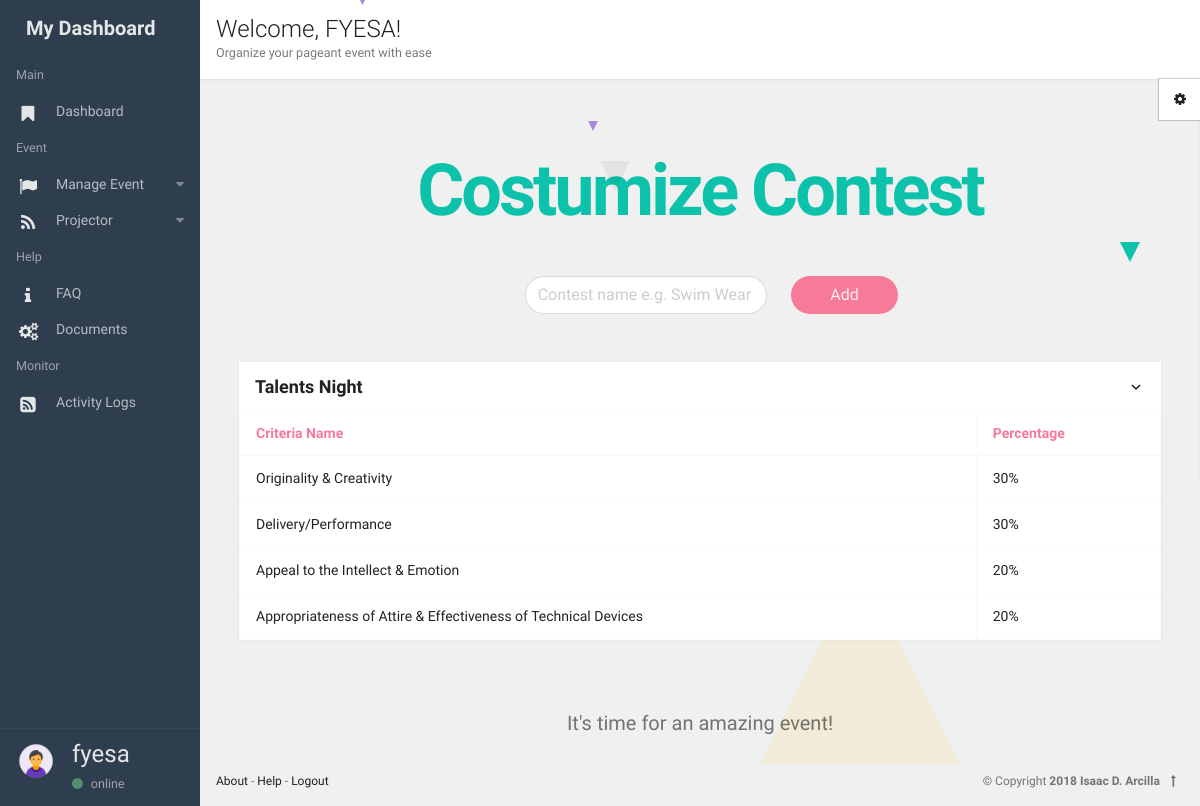
/start/organizer_contest.php?sponsor_id=12&username=fyesa&event_id=42 (signed in), run on the app's committed database.
### tables this page shows
CREATE TABLE `sponsor_organizer` (
  `sponsor_id` int(15) NOT NULL,
  `sponsor_name` varchar(50) NOT NULL,
  `in_charge` varchar(50) NOT NULL,
  `position` varchar(50) NOT NULL,
  `established` varchar(20) NOT NULL,
  `email` varchar(50) NOT NULL,
  `phone_number` varchar(50) NOT NULL,
  `username` varchar(50) NOT NULL,
  `password` varchar(100) NOT NULL,
  `registered_by` int(11) NOT NULL,
  `pass_unhash` varchar(50) NOT NULL
);

CREATE TABLE `contest` (
  `contest_id` int(11) NOT NULL,
  `contest_name` varchar(40) NOT NULL,
  `event_id` int(11) NOT NULL,
  `added_by_sponsor` int(11) NOT NULL,
  `start` int(11) NOT NULL,
  `top` int(11) NOT NULL
);

CREATE TABLE `criteria_of_judging` (
  `criteria_id` int(1) NOT NULL,
  `criterias` varchar(80) NOT NULL,
  `event_id` int(11) NOT NULL,
  `added_by_sponsor` int(11) NOT NULL
);

### start/organizer_contest.php (the view, shortened to what this page needs)
<?php
  include("config.php");
    $connection = mysqli_connect($db_host,$db_user,$db_pass,$db_name) or die("Could not connect to database");
    mysqli_select_db($connection,$db_name);
$sponsor_id = $_GET['sponsor_id'];
$username = $_GET['username'];
$event_id = $_GET['event_id'];
 $querSponsorName = "SELECT sponsor_name
                            FROM sponsor_organizer
                                WHERE sponsor_id=$sponsor_id";
    $resSponsorName= mysqli_query($connection, $querSponsorName);
    $rowSponsorName = mysqli_fetch_assoc($resSponsorName);
              $querContest = "SELECT *
                        FROM contest
                            WHERE event_id = $event_id";
              $resContest = mysqli_query($connection, $querContest);
  ?>
<!DOCTYPE html>
<html lang="en">
<head>
  <link rel="stylesheet" href="../assets/animate.css/animate.min.css" type="text/css" />
  <link rel="stylesheet" href="../assets/glyphicons/glyphicons.css" type="text/css" />
  <link rel="stylesheet" href="../assets/font-awesome/css/font-awesome.min.css" type="text/css" />
  <link rel="stylesheet" href="../assets/material-design-icons/material-design-icons.css" type="text/css" />
  <link rel="stylesheet" href="../assets/bootstrap/dist/css/bootstrap.min.css" type="text/css" />
  <link rel="stylesheet" href="../assets/styles/app.css" type="text/css" />
  <link rel="stylesheet" href="../assets/styles/font.css" type="text/css" />
</head>
<body>
  <div class="app" id="app">
  <div id="aside" class="app-aside modal fade nav-dropdown">
    <div class="left navside dark dk" layout="column">
      <div class="navbar no-radius">
        <a class="navbar-brand">
          <span class="hidden-folded inline">My Dashboard</span>
        </a>
      </div>
      <div flex class="hide-scroll">
          <nav class="scroll nav-light">
              <ul class="nav" ui-nav>
                <li class="nav-header hidden-folded">
                  <small class="text-muted">Main</small>
                </li>
                <li>
                  <a href="organizer.php?username=<?php echo $username ?>&sponsor_id=<?php echo $sponsor_id ?>&event_id=<?php echo($event_id) ?>" >
                    <span class="nav-icon">
                      <i class="material-icons">
                        <span class="fa fa-bookmark"></span>
                      </i>
                    </span>
                    <span class="nav-text">Dashboard</span>
                  </a>
                </li>
                <li class="nav-header hidden-folded">
                  <small class="text-muted">Event</small>
                </li>
                <li>
                  <a>
                    <span class="nav-caret">
                      <i class="fa fa-caret-down"></i>
                    </span>
                    <span class="nav-icon">
                      <i class="material-icons">
                        <span class="fa fa-flag"></span>
                      </i>
                    </span>
                    <span class="nav-text active">Manage Event</span>
                  </a>
                </li>
                <li>
                  <a>
                    <span class="nav-caret">
                      <i class="fa fa-caret-down"></i>
                    </span>
                    <span class="nav-icon">
                      <i class="material-icons">
                        <span class="fa fa-rss"></span>
                      </i>
                    </span>
                    <span class="nav-text">Projector</span>
                  </a>
                </li>
                <li class="nav-header hidden-folded">
                  <small class="text-muted">Help</small>
                </li>
                    <li>
                      <a href="faq.php" >
                                         <span class="nav-icon">
                      <i class="material-icons">
                        <span class="fa fa-info"></span>
                      </i>
                    </span>
                        <span class="nav-text">FAQ</span>
                      </a>
                    </li>
                <li class="hidden-folded" >
                  <a href="docs.html" >
                                     <span class="nav-icon">
                      <i class="material-icons">
                        <span class="fa fa-cogs"></span>
                      </i>
                    </span>
                    <span class="nav-text">Documents</span>
                  </a>
                </li>
                <li class="nav-header hidden-folded">
                  <small class="text-muted">Monitor</small>
                </li>
                    <li>
                      <a href="faq.php" >
                                         <span class="nav-icon">
                      <i class="material-icons">
                        <span class="fa fa-rss-square"></span>
                      </i>
                    </span>
                        <span class="nav-text">Activity Logs</span>
                      </a>
                    </li>
              </ul>
          </nav>
      </div>
      <div flex-no-shrink class="b-t">
        <div class="nav-fold">
          <a href="">
              <span class="pull-left">
                <img src="assets/avatar.png" alt="..." class="w-40 img-circle">
              </span>
              <span class="clear hidden-folded p-x">
                <span class="block _700">
         <h4> <?php
          echo $username;
          ?>
          </h4>
          </span>
                <small class="block text-muted"><i class="fa fa-circle text-success m-r-sm"></i>online</small>
              </span>
          </a>
        </div>
      </div>
    </div>
  </div>
  <div id="content" class="app-content box-shadow-z0" role="main">
    <div class="app-footer">
      <div class="p-a text-xs">
        <div class="pull-right text-muted">
          &copy; Copyright <strong>2018 Isaac D. Arcilla</strong> <span class="hidden-xs-down"></span>
          <a ui-scroll-to="content"><i class="fa fa-long-arrow-up p-x-sm"></i></a>
        </div>
        <div class="nav">
          <a class="nav-link" href="../">About</a>
          <span class="text-muted">-</span>
            <a class="nav-link" href="../">Help</a>                 <span class="text-muted">-</span>
            <a class="nav-link" href="../">Logout<?php  session_destroy();  ?></a>
      </div>
      </div>
    </div>
<div class="p-a white lt box-shadow">
  <div class="row">
    <div class="col-sm-6">
      <h4 class="m-b-0 _300">Welcome, <?php echo $rowSponsorName['sponsor_name'] ?>!</h4>
      <small class="text-muted">Organize <strong></strong> your pageant event with ease</small>
    </div>
  </div>
</div>
  <div>
      <svg xmlns="http://www.w3.org/2000/svg" viewBox="0 0 48 48" width="30" height="30" style="position:fixed; z-index:0; left:50%; top: 20%" class="animated fadeInDownBig">
        <path d="M 48 0 L 24 48 L 0 0 Z" fill="rgba(0,0,0,0.05)" />
      </svg>
      <svg xmlns="http://www.w3.org/2000/svg" viewBox="0 0 48 48" width="10" height="10" style="position:fixed; z-index:0; left:49%; top: 15%" class="animated fadeInDown">
        <path d="M 48 0 L 24 48 L 0 0 Z" fill="#a88add" />
      </svg>
      <svg xmlns="http://www.w3.org/2000/svg" viewBox="0 0 48 48" width="5" height="5" style="position:fixed; z-index:0; left:30%; top: 0%" class="animated fadeInDown">
        <path d="M 48 0 L 24 48 L 0 0 Z" fill="#a88add" />
      </svg>
      <svg xmlns="http://www.w3.org/2000/svg" viewBox="0 0 48 48" width="20" height="20" style="position:fixed; z-index:0; right:5%; top: 30%" class="animated fadeInDown">
        <path d="M 48 0 L 24 48 L 0 0 Z" fill="#0cc2aa" />
      </svg>
      <svg xmlns="http://www.w3.org/2000/svg" viewBox="0 0 48 48" width="200" height="200" style="position:fixed; z-index:0; right:20%; top: 70%" class="animated fadeInUp">
        <path d="M 0 48 L 24 0 L 48 48 Z" fill="rgba(252,193,0,0.1)" />
      </svg>
  </div>
<div class="padding">
      <div class="container ">
  <form id="custom2" name="form" class="form-group column" action="" method="post">
    <h2 class="display-3 _700 l-s-n-3x m-t-lg m-b-md"><span class="text-primary"><center>Costumize Contest</center></span></h2><br>
   <center><div class="form-group row">
      <label class="col-sm-2 form-control-label rounded"></label>
      <div class="col-sm-10">
        <div class="row">
          <div class="col-md-6" style="padding-left: 140px;">
            <input type="text" name="contest_name" class="form-control rounded" placeholder="Contest name e.g. Swim Wear Attire" required>
          </div>
          <div class="col-md-2">
         <button type="submit"  name="add_contest" class="btn rounded warning btn-block">Add</button>
       </div>
        </div>
      </div>
    </div></center>
  </form>
        <div class="row m-y-lg">
        <?php
               while($rowContest = mysqli_fetch_assoc($resContest)){
                $contest_id = $rowContest['contest_id'];
        ?>
     <div class="col-sm-12">
      <div class="box">
        <div class="box-header">
          <h2><strong><span class=""></span><?php echo $rowContest['contest_name']?></strong></h2>
            <div class="box-tool">
            <ul class="nav">
              <li class="nav-item inline dropdown">
                <a class="nav-link" data-toggle="dropdown">
                  <i class="material-icons md-18">&#xe5cf;</i>
                </a>
              </li>
            </ul>
          </div>
        </div>
        <div class="">
                                                  <?php
                                            $querCriteria = "SELECT *
                                                                FROM criteria_of_judging JOIN (SELECT * FROM criteria_and_contest WHERE contest_id = '$contest_id') AS criteria_percentage USING (criteria_id)";
                                            $resCriteria = mysqli_query($connection, $querCriteria);
                                        ?>
        <table class="table table-hover table-bordered b-t">
          <thead>
            <tr>
              <th class="text-warning">Criteria Name</th>
              <th class="text-warning">Percentage</th>
            </tr>
          </thead>
          <tbody>
                                                 <?php
                                                   while($rowCriteria = mysqli_fetch_assoc($resCriteria)){
                                                ?>
            <tr>
              <td><?php echo $rowCriteria['criterias'] ?></td>
              <td><?php echo $rowCriteria['percentage'] ?>%</td>
            </tr>
                                                <?php
                                                   }
                                                ?>
          </tbody>
        </table>
        </div>
      </div>
    </div>
      <?php } ?>
      </div>
        <h5 class="m-y-lg text-muted text-center">It's time for an amazing event!</h5>
    </div>
</div>
  <div id="switcher">
    <div class="switcher box-color dark-white text-color" id="sw-theme">
      <a href ui-toggle-class="active" target="#sw-theme" class="box-color dark-white text-color sw-btn">
        <i class="fa fa-gear"></i>
      </a>
    </div>
  </div>
</body>
</html>

### data on the page
sponsor_organizer: sponsor_name "FYESA"
contest: contest_name "Talents Night"
criteria_of_judging: criterias "Originality & Creativity", percentage "30"
criteria_of_judging: criterias "Delivery/Performance", percentage "30"
criteria_of_judging: criterias "Appeal to the Intellect & Emotion", percentage "20"
criteria_of_judging: criterias "Appropriateness of Attire & Effectiveness of Technical Devices", percentage "20"

### other printed values
$username "fyesa"
